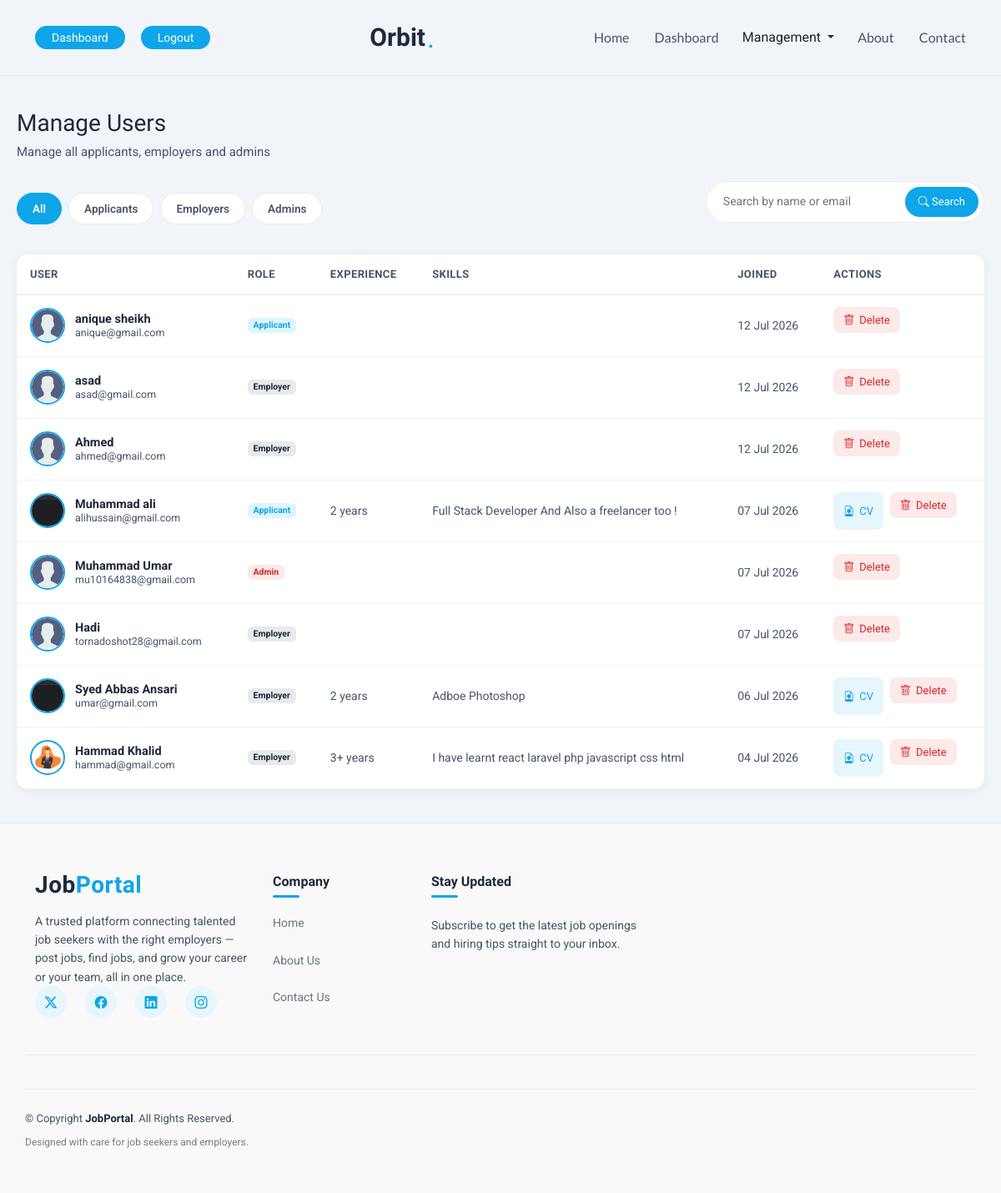
Before: /admin/manage-users.php (signed in) with the older database file.
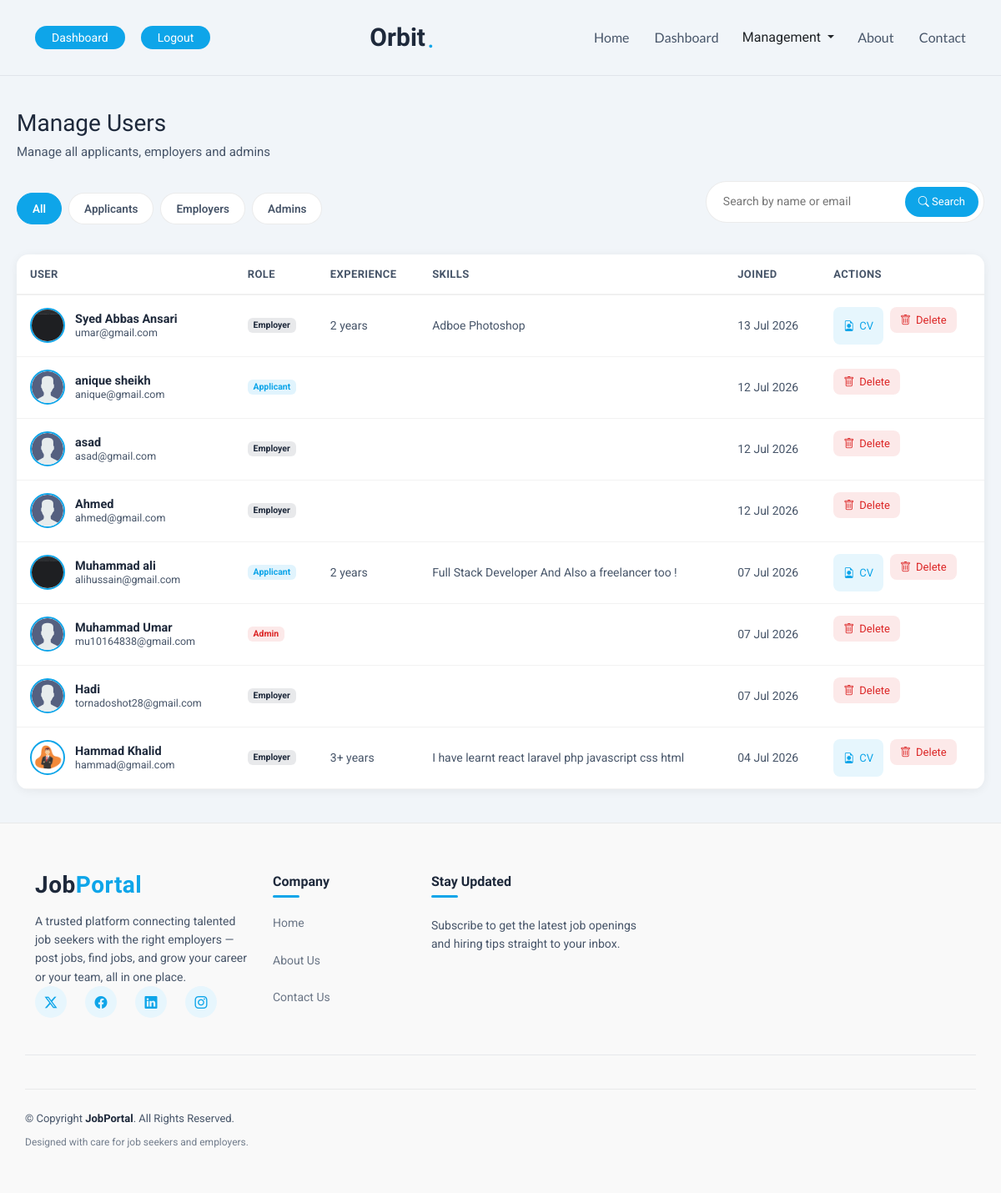
After: the same page with the newer database file.
### tables this page shows
CREATE TABLE `users` (
  `id` int(11) NOT NULL,
  `fullname` varchar(100) DEFAULT NULL,
  `profile_image` varchar(255) DEFAULT 'user.png',
  `email` varchar(100) DEFAULT NULL,
  `password` varchar(255) DEFAULT NULL,
  `role` varchar(55) NOT NULL,
  `bio` text DEFAULT NULL,
  `skills` text DEFAULT NULL,
  `experience` varchar(100) DEFAULT NULL,
  `cv_file` varchar(255) DEFAULT NULL,
  `created_at` timestamp NOT NULL DEFAULT current_timestamp() ON UPDATE current_timestamp(),
  `company_name` varchar(150) DEFAULT NULL,
  `company_logo` varchar(255) DEFAULT NULL,
  `company_website` varchar(255) DEFAULT NULL,
  `company_email` varchar(150) DEFAULT NULL,
  `company_phone` varchar(30) DEFAULT NULL,
  `company_industry` varchar(100) DEFAULT NULL,
  `company_size` varchar(50) DEFAULT NULL,
  `company_founded_year` year(4) DEFAULT NULL,
  `company_city` varchar(100) DEFAULT NULL,
  `company_address` text DEFAULT NULL,
  `company_about` text DEFAULT NULL,
  `company_linkedin` varchar(255) DEFAULT NULL
);

### admin/manage-users.php (the view, shortened to what the changed rows need)
<?php session_start();
include("../includes/config.php");
$usersquery = "SELECT * FROM users WHERE 1";
$usersquery .= " ORDER BY created_at DESC";
$users = mysqli_query($conn, $usersquery);
?>
<?php include '../includes/header.php'; ?>
<section class="admin-users">
    <h1>Manage Users</h1>
    <div class="users-table-wrap">
        <table class="users-table">
            <thead>
                <tr>
                    <th>User</th>
                    <th>Role</th>
                    <th>Experience</th>
                    <th>Skills</th>
                    <th>Joined</th>
                    <th>Actions</th>
                </tr>
            </thead>
            <tbody> <?php if (mysqli_num_rows($users) > 0) {
                        while ($user = mysqli_fetch_assoc($users)) { ?> <tr>
                            <td>
                                <div class="user-info"> <?php if ($user['profile_image'] != "") { ?> <img src="../uploads/profile/<?php echo $user['profile_image']; ?>"> <?php } else { ?> <div class="avatar-placeholder"> <?php echo strtoupper(substr($user['fullname'], 0, 1)); ?> </div> <?php } ?> <div> <strong> <?php echo $user['fullname']; ?> </strong> <span> <?php echo $user['email']; ?> </span> </div>
                                </div>
                            </td>
                            <td> <span class="badge <?php echo $user['role']; ?>"> <?php echo $user['role']; ?> </span> </td>
                            <td> <?php echo $user['experience']; ?> </td>
                            <td> <?php echo $user['skills']; ?> </td>
                            <td> <?php echo date("d M Y", strtotime($user['created_at'])); ?> </td>
                            <td>
                                <div class="action-btns"> <?php if ($user['cv_file'] != "") { ?> <a class="btn-icon btn-view" href="../uploads/cv/<?php echo $user['cv_file']; ?>" target="_blank"> <i class="bi bi-file-earmark-person"></i> CV </a> <?php } ?> <form method="POST" onsubmit="return confirm('Do you want to delete this user?')" style="display:inline;"> <input type="hidden" name="delete_user_id" value="<?php echo $user['id']; ?>"> <button type="submit" class="btn-icon btn-delete"> <i class="bi bi-trash"></i> Delete </button> </form>
                                </div>
                            </td>
                        </tr> <?php }
                        } else { ?> <tr>
                        <td colspan="6" class="no-data"> No users found </td>
                    </tr> <?php } ?> </tbody>
        </table>
    </div>
</section>
<?php include '../includes/footer.php'; ?>

Changed rows visible on the page:
changed users "Syed Abbas Ansari": created_at "06 Jul 2026" → "13 Jul 2026"; moves up the list
